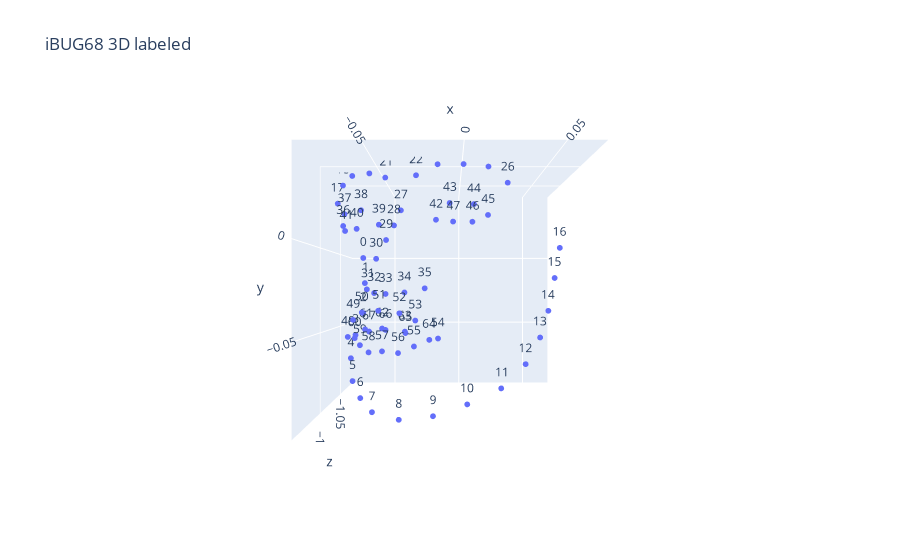

The cell this chart's notebook holds for it:
### Markdown cell above
Let's visualize landmarks with labels:

### Code cell
fig = go.Figure(data=[go.Scatter3d(x=x, y=y, z=z, text=lid, mode='markers+text', marker={"size": 2})])
fig.update_layout(scene_camera={"eye": {"x": 0., "y": 0., "z": 2},
                                "up": {"x": 0, "y": 1, "z": 0}}, title="iBUG68 3D labeled")
fig.show()
